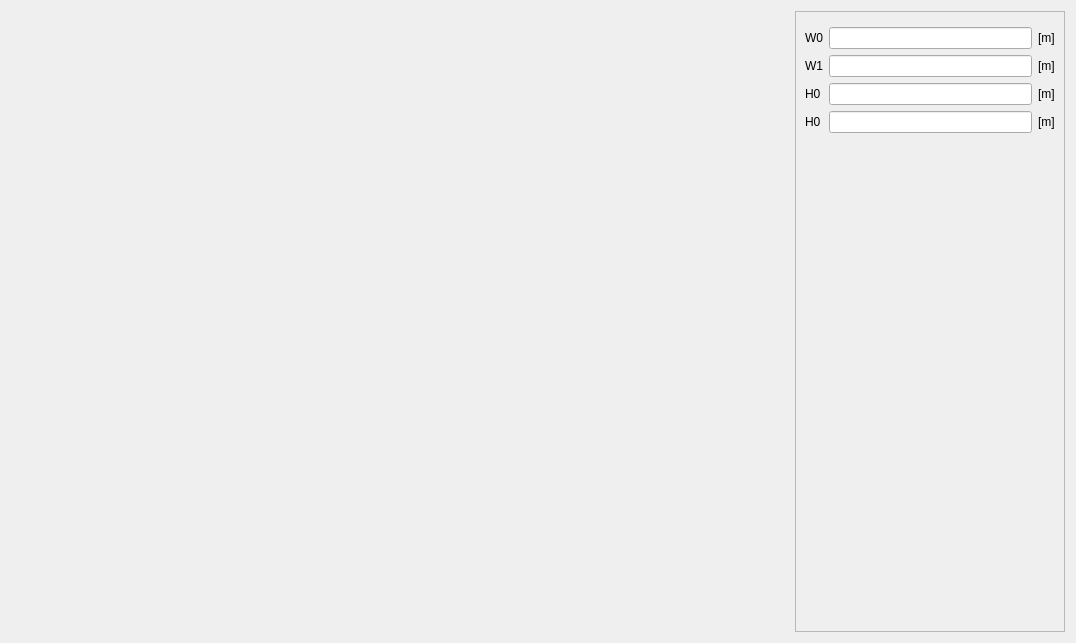
<?xml version="1.0" encoding="UTF-8"?>
<ui version="4.0">
 <class>PMSlot19</class>
 <widget class="QWidget" name="PMSlot19">
  <property name="geometry">
   <rect>
    <x>0</x>
    <y>0</y>
    <width>1076</width>
    <height>643</height>
   </rect>
  </property>
  <property name="minimumSize">
   <size>
    <width>630</width>
    <height>470</height>
   </size>
  </property>
  <property name="maximumSize">
   <size>
    <width>16777215</width>
    <height>16777215</height>
   </size>
  </property>
  <property name="windowTitle">
   <string>Form</string>
  </property>
  <layout class="QHBoxLayout" name="horizontalLayout">
   <item>
    <layout class="QVBoxLayout" name="verticalLayout_2">
     <item>
      <widget class="QLabel" name="img_slot">
       <property name="sizePolicy">
        <sizepolicy hsizetype="Expanding" vsizetype="Expanding">
         <horstretch>0</horstretch>
         <verstretch>0</verstretch>
        </sizepolicy>
       </property>
       <property name="maximumSize">
        <size>
         <width>16777215</width>
         <height>16777215</height>
        </size>
       </property>
       <property name="text">
        <string/>
       </property>
       <property name="pixmap">
        <pixmap resource="../../../../Resources/pyleecan.qrc">:/images/images/MachineSetup/WMSlot/SlotM19_mag_int_rotor.png</pixmap>
       </property>
       <property name="scaledContents">
        <bool>false</bool>
       </property>
       <property name="alignment">
        <set>Qt::AlignCenter</set>
       </property>
      </widget>
     </item>
    </layout>
   </item>
   <item>
    <widget class="QScrollArea" name="scrollArea">
     <property name="minimumSize">
      <size>
       <width>270</width>
       <height>0</height>
      </size>
     </property>
     <property name="maximumSize">
      <size>
       <width>270</width>
       <height>16777215</height>
      </size>
     </property>
     <property name="widgetResizable">
      <bool>true</bool>
     </property>
     <widget class="QWidget" name="scrollAreaWidgetContents">
      <property name="geometry">
       <rect>
        <x>0</x>
        <y>0</y>
        <width>268</width>
        <height>623</height>
       </rect>
      </property>
      <layout class="QVBoxLayout" name="verticalLayout_3">
       <item>
        <widget class="WWSlotMag" name="w_mag" native="true"/>
       </item>
       <item>
        <layout class="QGridLayout" name="gridLayout">
         <item row="2" column="2">
          <widget class="QLabel" name="unit_H0">
           <property name="text">
            <string>[m]</string>
           </property>
          </widget>
         </item>
         <item row="2" column="1">
          <widget class="FloatEdit" name="lf_H0"/>
         </item>
         <item row="0" column="0">
          <widget class="QLabel" name="in_W0">
           <property name="text">
            <string>W0</string>
           </property>
          </widget>
         </item>
         <item row="0" column="2">
          <widget class="QLabel" name="unit_W0">
           <property name="text">
            <string>[m]</string>
           </property>
          </widget>
         </item>
         <item row="1" column="0">
          <widget class="QLabel" name="in_W1">
           <property name="text">
            <string>W1</string>
           </property>
          </widget>
         </item>
         <item row="0" column="1">
          <widget class="FloatEdit" name="lf_W0"/>
         </item>
         <item row="1" column="1">
          <widget class="FloatEdit" name="lf_W1"/>
         </item>
         <item row="2" column="0">
          <widget class="QLabel" name="in_H0">
           <property name="text">
            <string>H0</string>
           </property>
          </widget>
         </item>
         <item row="1" column="2">
          <widget class="QLabel" name="unit_W1">
           <property name="text">
            <string>[m]</string>
           </property>
          </widget>
         </item>
         <item row="3" column="0">
          <widget class="QLabel" name="in_H0">
           <property name="text">
            <string>H0</string>
           </property>
          </widget>
         </item>
         <item row="3" column="2">
          <widget class="QLabel" name="unit_H0">
           <property name="text">
            <string>[m]</string>
           </property>
          </widget>
         </item>
         <item row="3" column="1">
          <widget class="FloatEdit" name="lf_H0"/>
         </item>
        </layout>
       </item>
       <item>
        <spacer name="verticalSpacer">
         <property name="orientation">
          <enum>Qt::Vertical</enum>
         </property>
         <property name="sizeHint" stdset="0">
          <size>
           <width>20</width>
           <height>40</height>
          </size>
         </property>
        </spacer>
       </item>
       <item>
        <widget class="WWSlotOut" name="w_out" native="true"/>
       </item>
      </layout>
     </widget>
    </widget>
   </item>
  </layout>
 </widget>
 <customwidgets>
  <customwidget>
   <class>FloatEdit</class>
   <extends>QLineEdit</extends>
   <header>......GUI/Tools/FloatEdit.h</header>
  </customwidget>
  <customwidget>
   <class>WWSlotOut</class>
   <extends>QWidget</extends>
   <header>......GUI.Dialog.DMachineSetup.SWSlot.WWSlotOut.WWSlotOut.h</header>
   <container>1</container>
  </customwidget>
  <customwidget>
   <class>WWSlotMag</class>
   <extends>QWidget</extends>
   <header>......GUI.Dialog.DMachineSetup.SMSlot.WWSlotMag.WWSlotMag</header>
   <container>1</container>
  </customwidget>
 </customwidgets>
 <tabstops>
  <tabstop>lf_W0</tabstop>
  <tabstop>lf_W1</tabstop>
  <tabstop>lf_H0</tabstop>
 </tabstops>
 <resources>
  <include location="../../../../Resources/pyleecan.qrc"/>
 </resources>
 <connections/>
</ui>
